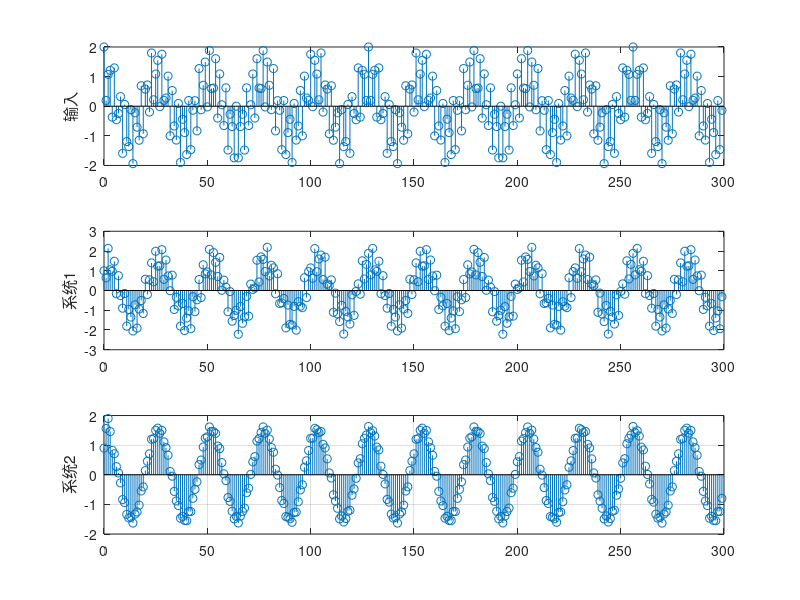

Recreate this plot in MATLAB.
% 清除当前图形窗口中的所有图形对象
clf;

% 定义时间序列n，从0到299
n = 0:299;

% 定义输入信号x，由两个不同频率的余弦波组成
x = cos((20/256) * pi * n) + cos((200/256) * pi * n);

% 定义第一个滤波器的分子系数
num1 = [0.5 0.27 0.77];

% 定义第二个滤波器的分子系数
num2 = [0.45 0.5 0.45];

% 定义第一个滤波器的分母系数
den1 = 1;

% 定义第二个滤波器的分母系数
den2 = [1 -0.53 0.46];

% 通过第一个滤波器处理输入信号x，得到输出信号y1
y1 = filter(num1, den1, x);

% 通过第二个滤波器处理输入信号x，得到输出信号y2
y2 = filter(num2, den2, x);

% 创建一个3行1列的子图区域，并绘制第一个子图
subplot(3, 1, 1);
% 在第一个子图中绘制输入信号x的离散图形
stem(n, x);
% 设置第一个子图的y轴标签为"输入"
ylabel('输入');

% 绘制第二个子图
subplot(3, 1, 2);
% 在第二个子图中绘制第一个滤波器输出信号y1的离散图形
stem(n, y1);
% 设置第二个子图的y轴标签为"系统1"
ylabel('系统1');

% 绘制第三个子图
subplot(3, 1, 3);
% 在第三个子图中绘制第二个滤波器输出信号y2的离散图形
stem(n, y2);
% 设置第三个子图的y轴标签为"系统2"
ylabel('系统2');

% 为所有子图添加网格线
grid;
